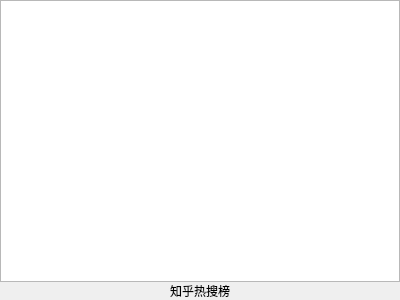
<?xml version="1.0" encoding="UTF-8"?>
<ui version="4.0">
 <class>zhihu</class>
 <widget class="QWidget" name="zhihu">
  <property name="geometry">
   <rect>
    <x>0</x>
    <y>0</y>
    <width>400</width>
    <height>300</height>
   </rect>
  </property>
  <property name="windowTitle">
   <string>Form</string>
  </property>
  <layout class="QVBoxLayout" name="verticalLayout_2">
   <property name="spacing">
    <number>0</number>
   </property>
   <property name="leftMargin">
    <number>0</number>
   </property>
   <property name="topMargin">
    <number>0</number>
   </property>
   <property name="rightMargin">
    <number>0</number>
   </property>
   <property name="bottomMargin">
    <number>0</number>
   </property>
   <item>
    <layout class="QVBoxLayout" name="verticalLayout">
     <property name="spacing">
      <number>0</number>
     </property>
     <item>
      <widget class="QListWidget" name="listWidget">
       <property name="styleSheet">
        <string notr="true">QListView {
    outline: none;
}

#listWidget::item {
    background-color: #ffffff;
    color: #000000;
    border: transparent;
    border-bottom: 1px solid #dbdbdb;
    padding: 8px;
}

#listWidget::item:hover {
    background-color: #f5f5f5;
}

#listWidget::item:selected {
    border-left: 5px solid #777777;
}

#listWidget_2::item {
    background-color: #393d49;
    color: #ffffff;
    border: transparent;
    padding: 8px;
}

#listWidget_2::item:hover {
    background-color: #4e5465;
}

#listWidget_2::item:selected {
    border-left: 5px solid #009688;
}</string>
       </property>
      </widget>
     </item>
     <item>
      <widget class="QLabel" name="label">
       <property name="text">
        <string>知乎热搜榜</string>
       </property>
       <property name="alignment">
        <set>Qt::AlignCenter</set>
       </property>
      </widget>
     </item>
    </layout>
   </item>
  </layout>
 </widget>
 <resources/>
 <connections/>
</ui>
